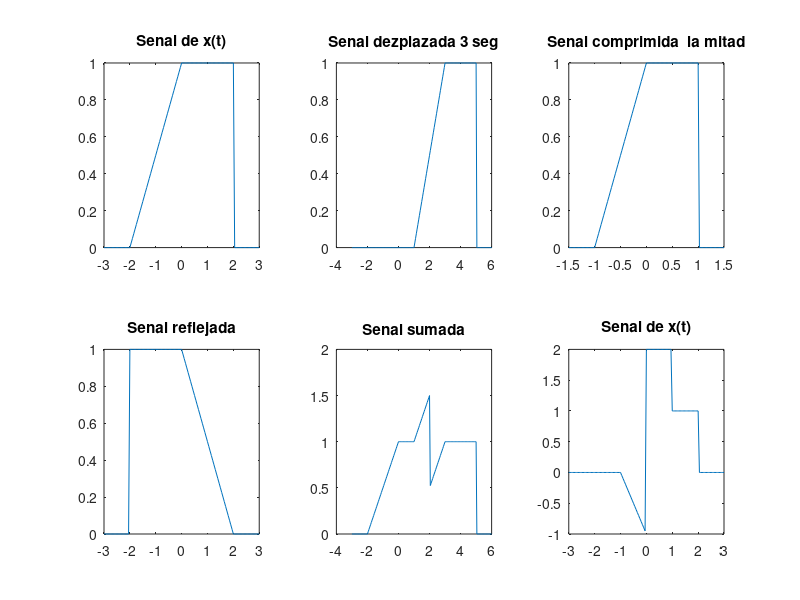

The MATLAB source for this figure:
t=-3:0.05:3;
L=length(t);
x=zeros(1,L);
p1=find(t==-2);
p2=find(t==0);
p3=find(t==2);
% Con incremento elgido -2, 0 y2
% en la base de tiempo
x(p1:p2)= t(p1:p2)/2+1;
x(p2:p3)= 1;
subplot(2,3,1);plot(t,x)
title('Senal de x(t)')
% Segunada base de timepo
t1=t+3;
x1=x;
t_aux=0.05:0.05:3; 
L3=length(t_aux);
x_aux=zeros(1,L3);
x1=[x_aux x];
t1=[t max(t)+t_aux];
subplot(2,3,2);plot(t1,x1)
title('Senal dezplazada 3 seg')
% Tercera base de tiempo
t2=t/2;
x2=x;
subplot(2,3,3);plot(t2,x2)
title('Senal comprimida  la mitad')
% tercera base tiempo invertida
t3=-t;
x3=x;
final=length(t3);
t3=t3(final:-1:1);
x3=x3(final:-1:1);
subplot(2,3,4);plot(t3,x3)
title('Senal reflejada')
Lextra = length(t1)-length(t);
t=t1;
x=[x zeros(1,Lextra)];
t4=t;
x4=x+x1;
subplot(2,3,5);plot(t4,x4)
title('Senal sumada')
t5=-3:0.05:3;
L5=length(t5);
x5=zeros(1,L5);
p1=find(t==-1);
p2=find(t==0);
p3=find(t==1);
p4=find(t==2);
x5(p1:p2)=-t5(p1:p2)-1;
x5(p2:p3)=2;
x5(p3:p4)=1;
subplot(2,3,6);plot(t5,x5)
title('Senal de x(t)')

